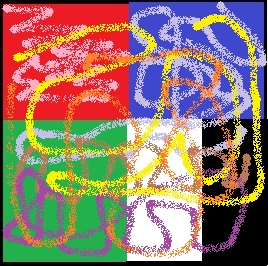
%> input picture Matlab/Matlab 4/block.png, 268 x 266 px
$ octave Ma4_Task4_image_flip_rmsundar.m   (GNU Octave 9; MATLAB toolbox functions it lacks are replaced by stand-ins)
%> lines starting %> are read from the running program, lines starting %| are printed output that depends on the picture
### Matlab/Matlab 4/Ma4_Task4_90_counterclockwise_rmsundar.m
%%%%%%%%%%%%%%%%%%%%%%%%%%%%%%%%%%%%%%%%%%%%%%%%%%%%%%%%%%%%%%%%%%%%%
% ENGR 133
% Program Description: Rotate image 90 degrees counterclockwise
%
% Assignment Information
%   Assignment:     Ma4 Task4
%   Team ID:        LC1-04
%  	Contributor:    Roshan Sundar
%%%%%%%%%%%%%%%%%%%%%%%%%%%%%%%%%%%%%%%%%%%%%%%%%%%%%%%%%%%%%%%%%%%%%

%% ____________________
%% Function
function out_img = Ma4_Task4_90_counterclockwise_rmsundar(in_img)
    %Create empty arrays for transformed x,y coords
    x1=zeros([size(in_img,1)*size(in_img,2) 1]);
    y1=zeros([size(in_img,1)*size(in_img,2) 1]);

    %Specify the degree
    deg=90;
    %Change the image size
    out_img=uint8(zeros([size(in_img,1) size(in_img,2) 3 ]));

    %Find the midpoint
    midx=ceil((size(out_img,1)+1)/2);
    midy=ceil((size(out_img,2)+1)/2);

    m=1;
    for i=1:size(in_img,1)
        for j=1:size(in_img,2)
            %convert from cartesian to polar
            [t,r]=cart2pol(i-midx,j-midy);
            %Convert from radians to degree and add the degree value
            t1=rad2deg(t)+deg;
            %Convert from degree to radians
            t=deg2rad(t1);
            %Convert to Cartesian Co-ordinates
            [x,y]=pol2cart(t,r);
            x1(m)=round(x+midx);
            y1(m)=round(y+midy);
            m=m+1;
        end
    end
    %check whether the values are within the image size.
    x1(find(x1 < 1))=1;
    y1(find(y1 < 1))=1;

    %Set each rotated output matrix pixel to the equivalent original
    %pixel
    n=1;
    for i=1:size(in_img,1)
        for j=1:size(in_img,2)
            out_img(x1(n),y1(n),:)=in_img(i,j,:);
            n=n+1;
        end
    end
end

%% ____________________
%% ACADEMIC INTEGRITY STATEMENT
% I have not used source code obtained from any other unauthorized
% source, either modified or unmodified.  Neither have I provided
% access to my code to another. The project I am submitting
% is my own original work.
% Algorithm inspired by https://www.imageeprocessing.com/2011/06/image-rotation.html

### Matlab/Matlab 4/Ma4_Task4_90_clockwise_rmsundar.m
%%%%%%%%%%%%%%%%%%%%%%%%%%%%%%%%%%%%%%%%%%%%%%%%%%%%%%%%%%%%%%%%%%%%%
% ENGR 133
% Program Description: Rotate image 90 degrees clockwise
%
% Assignment Information
%   Assignment:     Ma4 Task4
%   Team ID:        LC1-04
%  	Contributor:    Roshan Sundar
%%%%%%%%%%%%%%%%%%%%%%%%%%%%%%%%%%%%%%%%%%%%%%%%%%%%%%%%%%%%%%%%%%%%%

%% ____________________
%% Function
function out_img = Ma4_Task4_90_clockwise_rmsundar(in_img)
    out_img = in_img;
    %Turn in_img -90o by running 3 X 90o
    for i=1:3
        out_img = Ma4_Task4_90_counterclockwise_rmsundar(out_img);
    end
end

%% ____________________
%% ACADEMIC INTEGRITY STATEMENT
% I have not used source code obtained from any other unauthorized
% source, either modified or unmodified.  Neither have I provided
% access to my code to another. The project I am submitting
% is my own original work.

### Matlab/Matlab 4/Ma4_Task4_image_flip_rmsundar.m
%%%%%%%%%%%%%%%%%%%%%%%%%%%%%%%%%%%%%%%%%%%%%%%%%%%%%%%%%%%%%%%%%%%%%
% ENGR 133
% Program Description: Rotate image based on user input
%
% Assignment Information
%   Assignment:     Ma4 Task4
%   Team ID:        LC1-04
%  	Contributor:    Roshan Sundar
%%%%%%%%%%%%%%%%%%%%%%%%%%%%%%%%%%%%%%%%%%%%%%%%%%%%%%%%%%%%%%%%%%%%%

%% ____________________
%% INITIALIZATION
% read image
orig_img = imread('block.png');
%> orig_img is the input picture: size 266x268x3 uint8; mean R, G, B 145.2, 121.4, 108.4

% get user choice on rotation
choice = menu('Select a rotation','90o cw', '90o ccw', '180o/flipped');
%> the answer given: 1
%choice = 2;

%% ____________________
%% OUTPUTS
figure(1)
imshow(orig_img)
title('Original Image')

img_disp = [];
if choice==1
    img_disp = Ma4_Task4_90_clockwise_rmsundar(orig_img);
%> the loop in Ma4_Task4_90_clockwise_rmsundar, `for i=1:3` made 3 passes
%> pass 1, in Ma4_Task4_90_clockwise_rmsundar, `out_img = Ma4_Task4_90_counterclockwise_rmsundar(out_img);`:
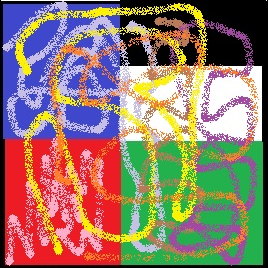
%> out_img: size 268x268x3 uint8; mean R, G, B 144.1, 120.5, 107.6
%> pass 2, in Ma4_Task4_90_clockwise_rmsundar, `out_img = Ma4_Task4_90_counterclockwise_rmsundar(out_img);`:
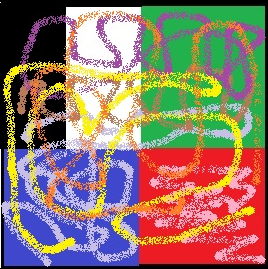
%> out_img: size 269x268x3 uint8; mean R, G, B 143.5, 120.1, 107.2
%> pass 3, in Ma4_Task4_90_clockwise_rmsundar, `out_img = Ma4_Task4_90_counterclockwise_rmsundar(out_img);`:
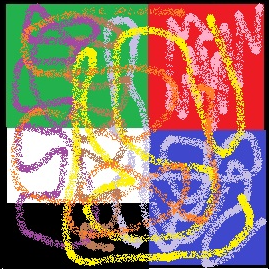
%> out_img: size 269x269x3 uint8; mean R, G, B 143, 119.6, 106.8
    figure(2)
    imshow(img_disp)
    title('Image rotated 90 degrees')
elseif choice==2
    img_disp = Ma4_Task4_90_counterclockwise_rmsundar(orig_img);
    figure(2)
    imshow(img_disp)
    title('Image rotated -90 degrees')
elseif choice==3
    img_disp = Ma4_Task4_180_flipped_rmsundar(orig_img);
    figure(2)
    imshow(img_disp)
    title('Image rotated 180 degrees')
end
%% ____________________
%% ACADEMIC INTEGRITY STATEMENT
% I have not used source code obtained from any other unauthorized
% source, either modified or unmodified.  Neither have I provided
% access to my code to another. The project I am submitting
% is my own original work.
